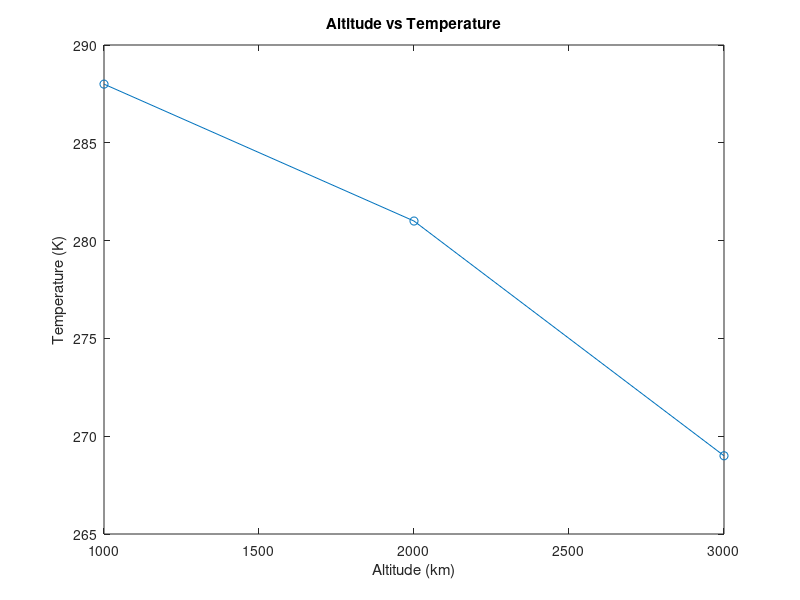

This chart was generated by the following MATLAB code:
%{
  Abhigyaan Deep, AER E 161, Lab 2
  Purpose: Load data file and plot altitudes vs temperatures
%}

clc, clear % clear

data = load('problem_3_17_alttemps.dat'); % load the data
x = data(:, 1); % altitudes from the first column
y = data(:, 2); % temperatures from the second column

plot(x, y, 'o-'); % plot orange line
title('Altitude vs Temperature'); % title
xlabel('Altitude (km)'); % x axis label
ylabel('Temperature (K)'); % y axis label